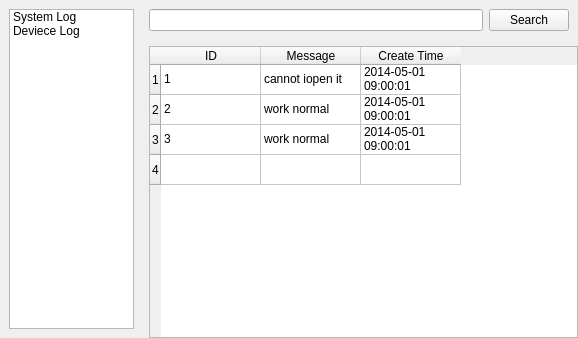
<?xml version="1.0" encoding="UTF-8"?>
<ui version="4.0">
 <class>LogWidget</class>
 <widget class="QWidget" name="LogWidget">
  <property name="geometry">
   <rect>
    <x>0</x>
    <y>0</y>
    <width>578</width>
    <height>338</height>
   </rect>
  </property>
  <property name="windowTitle">
   <string>Form</string>
  </property>
  <layout class="QHBoxLayout" name="horizontalLayout_3" stretch="1,3">
   <property name="leftMargin">
    <number>0</number>
   </property>
   <property name="topMargin">
    <number>0</number>
   </property>
   <property name="rightMargin">
    <number>0</number>
   </property>
   <property name="bottomMargin">
    <number>0</number>
   </property>
   <item>
    <widget class="QWidget" name="widget_3" native="true">
     <layout class="QHBoxLayout" name="horizontalLayout_2">
      <item>
       <widget class="QListWidget" name="listWidget">
        <property name="flow">
         <enum>QListView::TopToBottom</enum>
        </property>
        <property name="resizeMode">
         <enum>QListView::Fixed</enum>
        </property>
        <property name="wordWrap">
         <bool>false</bool>
        </property>
        <property name="currentRow">
         <number>-1</number>
        </property>
        <property name="sortingEnabled">
         <bool>false</bool>
        </property>
        <item>
         <property name="text">
          <string>System Log</string>
         </property>
        </item>
        <item>
         <property name="text">
          <string>Deviece Log</string>
         </property>
        </item>
       </widget>
      </item>
     </layout>
    </widget>
   </item>
   <item>
    <widget class="QWidget" name="widget" native="true">
     <layout class="QVBoxLayout" name="verticalLayout_2">
      <property name="leftMargin">
       <number>0</number>
      </property>
      <property name="topMargin">
       <number>0</number>
      </property>
      <property name="rightMargin">
       <number>0</number>
      </property>
      <property name="bottomMargin">
       <number>0</number>
      </property>
      <item>
       <widget class="QWidget" name="widget_2" native="true">
        <layout class="QHBoxLayout" name="horizontalLayout">
         <property name="leftMargin">
          <number>0</number>
         </property>
         <item>
          <widget class="QLineEdit" name="lineEdit"/>
         </item>
         <item>
          <widget class="QPushButton" name="pushButton">
           <property name="text">
            <string>Search</string>
           </property>
          </widget>
         </item>
        </layout>
       </widget>
      </item>
      <item>
       <widget class="QTableWidget" name="tableWidget">
        <row>
         <property name="text">
          <string>1</string>
         </property>
        </row>
        <row>
         <property name="text">
          <string>2</string>
         </property>
        </row>
        <row>
         <property name="text">
          <string>3</string>
         </property>
        </row>
        <row>
         <property name="text">
          <string>4</string>
         </property>
        </row>
        <column>
         <property name="text">
          <string>ID</string>
         </property>
        </column>
        <column>
         <property name="text">
          <string>Message</string>
         </property>
        </column>
        <column>
         <property name="text">
          <string>Create Time</string>
         </property>
        </column>
        <item row="0" column="0">
         <property name="text">
          <string>1</string>
         </property>
        </item>
        <item row="0" column="1">
         <property name="text">
          <string>cannot iopen it</string>
         </property>
        </item>
        <item row="0" column="2">
         <property name="text">
          <string>2014-05-01 09:00:01</string>
         </property>
        </item>
        <item row="1" column="0">
         <property name="text">
          <string>2</string>
         </property>
        </item>
        <item row="1" column="1">
         <property name="text">
          <string>work normal</string>
         </property>
        </item>
        <item row="1" column="2">
         <property name="text">
          <string>2014-05-01 09:00:01</string>
         </property>
        </item>
        <item row="2" column="0">
         <property name="text">
          <string>3</string>
         </property>
        </item>
        <item row="2" column="1">
         <property name="text">
          <string>work normal</string>
         </property>
        </item>
        <item row="2" column="2">
         <property name="text">
          <string>2014-05-01 09:00:01</string>
         </property>
        </item>
       </widget>
      </item>
     </layout>
    </widget>
   </item>
  </layout>
 </widget>
 <resources/>
 <connections/>
</ui>
